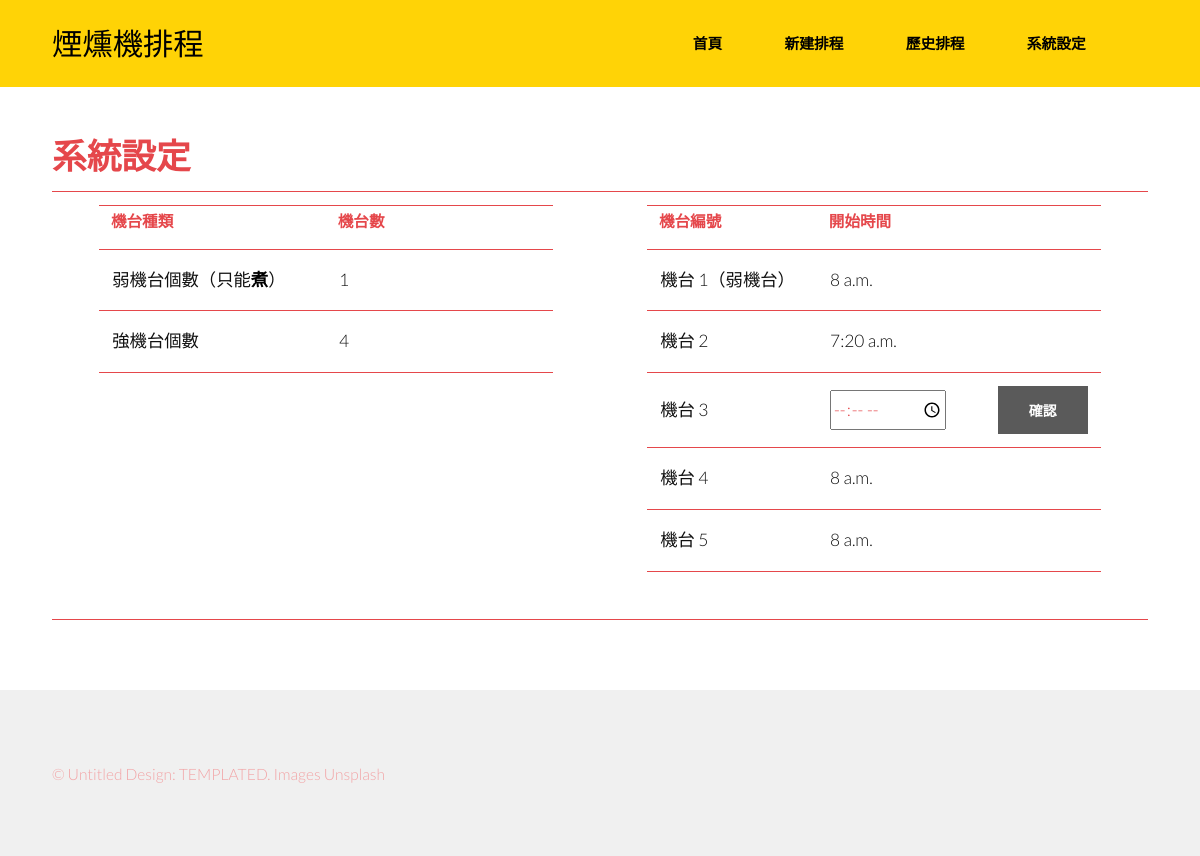
/settings/startTime/strongMachine/3, run on the app's committed database.
### machine_scheduling/models.py (models this page shows)
class WeakMachineInfo(models.Model):
    index = models.IntegerField(primary_key = True)
    startTime = models.TimeField(default = datetime.time(hour = 8))

class StrongMachineInfo(models.Model):
    index = models.IntegerField(primary_key = True)
    startTime = models.TimeField(default = datetime.time(hour = 8))

### machine_scheduling/views.py (the view)
# urls.py: path('settings/startTime/<str:machine_type>/<int:machine_index>', modify_startTime),
def modify_startTime(request, machine_type, machine_index):
    num_weak_machine = WeakMachineInfo.objects.count()
    num_strong_machine = StrongMachineInfo.objects.count()
    weakMachine = WeakMachineInfo.objects.get(index = 1)
    strongMachines = StrongMachineInfo.objects.all()
    if machine_type == 'weakMachine':
        if request.method == 'POST':
            newStartTime = request.POST['startTime']
            the_machine = WeakMachineInfo.objects.get(index = machine_index)
            the_machine.startTime = newStartTime
            the_machine.save()
            return HttpResponseRedirect('/settings/')
        return render(request, 'machine_scheduling/settings/weak_machine_startTime.html', locals())
    elif machine_type == 'strongMachine':
        if request.method == 'POST':
            newStartTime = request.POST['startTime']
            the_machine = StrongMachineInfo.objects.get(index = machine_index)
            the_machine.startTime = newStartTime
            the_machine.save()
            return HttpResponseRedirect('/settings/')
        return render(request, 'machine_scheduling/settings/strong_machine_startTime.html', locals())

### templates/machine_scheduling/settings/strong_machine_startTime.html
{% extends '../../base.html' %}
{% block content %}
    <section id="main">
        <div  class="inner">
            <header class="major special">
                <h1>系統設定</h1>
            </header>
            <table>
                <tr>
                <td>
                    <table style = "width: 12cm; margin-left: auto; margin-right: auto;">
                        <col style="width: 50%;">
                        <col style="width: 30%;">
                        <col style="width: 20%;">
                        <tr>
                            <th>機台種類</th>
                            <th>機台數</th>
                            <th></th>
                        </tr>
                        <tr>
                            <td>弱機台個數（只能<strong>煮</strong>）</td>
                            <td>{{num_weak_machine}}</td>
                            <td></td>
                        </tr>
                        <tr>
                            <td>強機台個數</td>
                            <td>{{num_strong_machine}}</td>
                            <td></td>
                        </tr>
                    </table>
                    </td>
                    <td>
                <form action = ''  method="POST">{%csrf_token%}
                    <table style = "width: 12cm; margin-left: auto; margin-right: auto;">
                        <col style="width: 42%;">
                        <col style="width: 38%;">
                        <col style="width: 20%;">
                        <tr>
                            <th>機台編號</th>
                            <th>開始時間</th>
                            <td></td>
                        </tr>
                        <tr>
                            <td>機台 1（弱機台）</td>
                            <td>{{weakMachine.startTime}}</td>
                            <td></td>
                        </tr>
                        {%for machine in strongMachines %}
                            {%if machine.index == machine_index%}
                                <tr>
                                    <td>機台 {{machine.index}}</td>
                                    <td><input type = 'time' name = 'startTime' required></td>
                                    <td><input type="submit" value="確認" class = "button" name = {{machine.index}}></td>
                                </tr>
                            {%else%}
                                <tr>
                                    <td>機台 {{machine.index}}</td>
                                    <td>{{machine.startTime}}</td>
                                    <td></td>
                                </tr>
                            {%endif%}
                        {%endfor%}
                    </table>
                </form>
                    </td>
                    </tr>
                </table>
    </section>
{% endblock %}

### static/assets/css/main.css (style rules this page uses)
html, body, div, span, applet, object, iframe, h1, h2, h3, h4, h5, h6, p, blockquote, pre, a, abbr, acronym, address, big, cite, code, del, dfn, em, img, ins, kbd, q, s, samp, small, strike, strong, sub, sup, tt, var, b, u, i, center, dl, dt, dd, ol, ul, li, fieldset, form, label, legend, table, caption, tbody, tfoot, thead, tr, th, td, article, aside, canvas, details, embed, figure, figcaption, footer, header, hgroup, menu, nav, output, ruby, section, summary, time, mark, audio, video { margin: 0; padding: 0; border: 0; font-size: 100%; font: inherit; vertical-align: baseline; }
article, aside, details, figcaption, figure, footer, header, hgroup, menu, nav, section { display: block; }
body { line-height: 1; }
table { border-collapse: collapse; border-spacing: 0; }
body { -webkit-text-size-adjust: none; }
*, *:before, *:after { -moz-box-sizing: border-box; -webkit-box-sizing: border-box; box-sizing: border-box; }
body { -ms-overflow-style: scrollbar; }
body { background: #fff; }
body { background-color: #fff; color: #111111; }
body, input, select, textarea { font-family: "Lato", sans-serif; font-size: 15pt; font-weight: 300; line-height: 2; }
@media screen and (max-width: 1680px) { body, input, select, textarea { font-size: 13pt; } }
@media screen and (max-width: 1280px) { body, input, select, textarea { font-size: 13pt; } }
strong, b { font-weight: 700; }
h1, h2, h3, h4, h5, h6 { font-weight: 700; line-height: 1.5; margin: 0 0 1em 0; text-transform: uppercase; }
h1 { font-size: 2em; margin: 0 0 0.25em 0; }
input, select, textarea { color: #e5474b; }
strong, b { color: #000000; }
h1, h2, h3, h4, h5, h6 { color: #e5474b; }
input[type="submit"], input[type="reset"], input[type="button"], button, .button { -moz-appearance: none; -webkit-appearance: none; -ms-appearance: none; appearance: none; -moz-transition: background-color 0.2s ease-in-out, color 0.2s ease-in-out; -webkit-transition: background-color 0.2s ease-in-out, color 0.2s ease-in-out; -ms-transition: background-color 0.2s ease-in-out, color 0.2s ease-in-out; transition: background-color 0.2s ease-in-out, color 0.2s ease-in-out; border-radius: 0; border: 0; cursor: pointer; display: inline-block; font-size: .8em; font-weight: 700; height: 3.5em; line-height: 3.65em; padding: 0 2.25em; text-align: center; text-decoration: none; text-transform: uppercase; white-space: nowrap; }
input[type="submit"], input[type="reset"], input[type="button"], button, .button { background-color: #5a5a5a; color: #ffffff !important; }
form { margin: 0 0 2em 0; }
section .inner { max-width: 65em; width: calc(100% - 6em); margin: 0 auto; }
table { margin: 0 0 2em 0; width: 100%; }
table tbody tr { border: solid 1px; border-left: 0; border-right: 0; }
table td { padding: 0.75em 0.75em; }
table th { font-size: 0.9em; font-weight: 700; padding: 0 0.75em 0.75em 0.75em; text-align: left; }
table tbody tr { border-color: #e5474b; }
table tbody tr:nth-child(2n + 1) { background-color: none; }
table th { color: #e5474b; }
body { position: relative; padding-top: 5em; }
#main { padding: 2.5em 0 2em 0; }

### data on the page
WeakMachineInfo: startTime "8 a.m."
StrongMachineInfo: index "2", startTime "7:20 a.m."
StrongMachineInfo: index "3"
StrongMachineInfo: index "4", startTime "8 a.m."
StrongMachineInfo: index "5", startTime "8 a.m."

### other printed values
{{ num_weak_machine }} "1"
{{ num_strong_machine }} "4"
